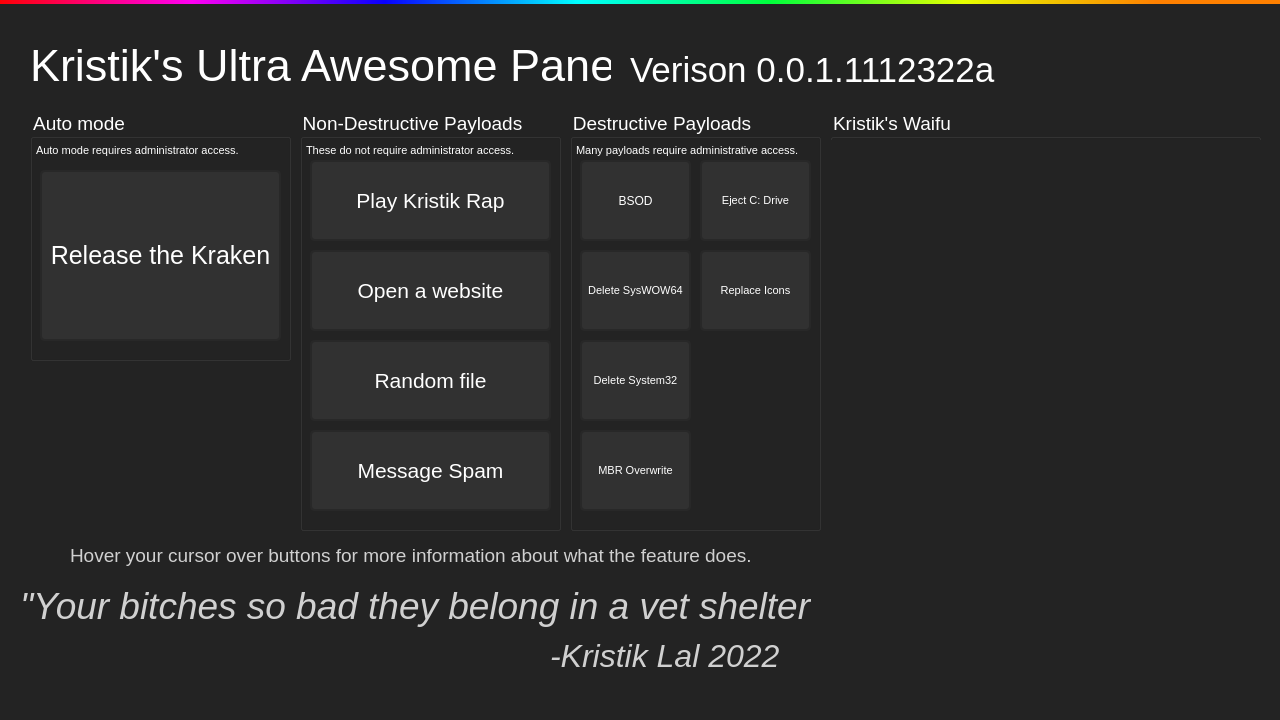
<?xml version="1.0" encoding="UTF-8"?>
<ui version="4.0">
 <class>MainWindow</class>
 <widget class="QMainWindow" name="MainWindow">
  <property name="enabled">
   <bool>true</bool>
  </property>
  <property name="geometry">
   <rect>
    <x>0</x>
    <y>0</y>
    <width>1280</width>
    <height>720</height>
   </rect>
  </property>
  <property name="maximumSize">
   <size>
    <width>1280</width>
    <height>720</height>
   </size>
  </property>
  <property name="windowTitle">
   <string>Kristik's Ultra Awesome Panel</string>
  </property>
  <property name="windowIcon">
   <iconset>
    <normaloff>:/new/assets/icon.ico</normaloff>:/new/assets/icon.ico</iconset>
  </property>
  <property name="styleSheet">
   <string notr="true">background-color: rgb(35, 35, 35);</string>
  </property>
  <property name="toolButtonStyle">
   <enum>Qt::ToolButtonTextOnly</enum>
  </property>
  <widget class="QWidget" name="centralwidget">
   <widget class="QWidget" name="widget" native="true">
    <property name="geometry">
     <rect>
      <x>0</x>
      <y>0</y>
      <width>1281</width>
      <height>4</height>
     </rect>
    </property>
    <property name="styleSheet">
     <string notr="true">background-color: qlineargradient(spread:pad, x1:0 y1:0, x2:1 y2:0, stop:0 rgb(255, 0, 4), stop:0.15 rgb(255, 0, 242), stop:0.30 rgb(8, 0, 255), stop:0.45 rgb(0, 255, 255), stop:0.60 rgb(0, 255, 60), stop:0.75 rgb(230, 255, 0), stop:0.90 rgb(255, 128, 0));

</string>
    </property>
   </widget>
   <widget class="QPushButton" name="aboutButton">
    <property name="geometry">
     <rect>
      <x>1250</x>
      <y>5</y>
      <width>31</width>
      <height>31</height>
     </rect>
    </property>
    <property name="styleSheet">
     <string notr="true">

QPushButton {
	border: none;
	background: transparent;
}

QPushButton::hover {
	background-color: rgb(109, 109, 109);
}</string>
    </property>
    <property name="text">
     <string/>
    </property>
    <property name="icon">
     <iconset>
      <normaloff>:/new/assets/Untitled-2.png</normaloff>:/new/assets/Untitled-2.png</iconset>
    </property>
    <property name="iconSize">
     <size>
      <width>24</width>
      <height>24</height>
     </size>
    </property>
   </widget>
   <widget class="QGroupBox" name="destruct">
    <property name="geometry">
     <rect>
      <x>570</x>
      <y>110</y>
      <width>251</width>
      <height>421</height>
     </rect>
    </property>
    <property name="font">
     <font>
      <pointsize>14</pointsize>
     </font>
    </property>
    <property name="styleSheet">
     <string notr="true">color: rgb(255, 255, 255);</string>
    </property>
    <property name="title">
     <string>Destructive Payloads</string>
    </property>
    <widget class="QPushButton" name="bsodButton">
     <property name="geometry">
      <rect>
       <x>10</x>
       <y>50</y>
       <width>111</width>
       <height>81</height>
      </rect>
     </property>
     <property name="toolTip">
      <string>&lt;html&gt;&lt;head/&gt;&lt;body&gt;&lt;p&gt;Blue Screens the computer by invoking NtRaiseHardError. This will not &amp;quot;destroy&amp;quot; your computer, but it isn't very good for your RAM.&lt;/p&gt;&lt;/body&gt;&lt;/html&gt;</string>
     </property>
     <property name="whatsThis">
      <string>&lt;html&gt;&lt;head/&gt;&lt;body&gt;&lt;p&gt;&lt;br/&gt;&lt;/p&gt;&lt;/body&gt;&lt;/html&gt;</string>
     </property>
     <property name="styleSheet">
      <string notr="true">
QPushButton {
	background-color: rgb(49, 49, 49);
	color: rgb(255, 255, 255);
	border-style: solid;
	border-color: rgb(40, 40, 40);
	border-width: 2px;
	border-radius: 5px;
}

QPushButton::hover {
	background-color: rgb(109, 109, 109);
}

QPushButton::pressed {
	background-color: rgb(49, 49, 49);
}

QToolTip {
	color: #ffffff;
	background-color: rgb(49, 49, 49); 
	border: 1px; 
}</string>
     </property>
     <property name="text">
      <string>BSOD</string>
     </property>
     <property name="checkable">
      <bool>false</bool>
     </property>
    </widget>
    <widget class="QLabel" name="label">
     <property name="geometry">
      <rect>
       <x>6</x>
       <y>30</y>
       <width>231</width>
       <height>20</height>
      </rect>
     </property>
     <property name="font">
      <font>
       <pointsize>8</pointsize>
      </font>
     </property>
     <property name="styleSheet">
      <string notr="true">color: rgb(255, 255, 255);</string>
     </property>
     <property name="text">
      <string>Many payloads require administrative access.</string>
     </property>
    </widget>
    <widget class="QPushButton" name="syswowButton">
     <property name="geometry">
      <rect>
       <x>10</x>
       <y>140</y>
       <width>111</width>
       <height>81</height>
      </rect>
     </property>
     <property name="font">
      <font>
       <pointsize>8</pointsize>
      </font>
     </property>
     <property name="toolTip">
      <string>&lt;html&gt;&lt;head/&gt;&lt;body&gt;&lt;p&gt;This will delete ALL 32-bit Windows libraries, DLLs, and programs.&lt;/p&gt;&lt;p&gt;Requires Administrator access.&lt;/p&gt;&lt;/body&gt;&lt;/html&gt;</string>
     </property>
     <property name="styleSheet">
      <string notr="true">
QPushButton {
	background-color: rgb(49, 49, 49);
	color: rgb(255, 255, 255);
	border-style: solid;
	border-color: rgb(40, 40, 40);
	border-width: 2px;
	border-radius: 5px;
}

QPushButton::hover {
	background-color: rgb(109, 109, 109);
}

QPushButton::pressed {
	background-color: rgb(49, 49, 49);
}

QToolTip {
	color: #ffffff;
	background-color: rgb(49, 49, 49); 
	border: 1px; 
}</string>
     </property>
     <property name="text">
      <string>Delete SysWOW64</string>
     </property>
    </widget>
    <widget class="QPushButton" name="sys32Button">
     <property name="geometry">
      <rect>
       <x>10</x>
       <y>230</y>
       <width>111</width>
       <height>81</height>
      </rect>
     </property>
     <property name="font">
      <font>
       <pointsize>8</pointsize>
      </font>
     </property>
     <property name="toolTip">
      <string>&lt;html&gt;&lt;head/&gt;&lt;body&gt;&lt;p&gt;This will delete ALL 64-bit Windows libraries, DLLs, and programs. &lt;/p&gt;&lt;p&gt;Requires Administrator access.&lt;/p&gt;&lt;/body&gt;&lt;/html&gt;</string>
     </property>
     <property name="styleSheet">
      <string notr="true">
QPushButton {
	background-color: rgb(49, 49, 49);
	color: rgb(255, 255, 255);
	border-style: solid;
	border-color: rgb(40, 40, 40);
	border-width: 2px;
	border-radius: 5px;
}

QPushButton::hover {
	background-color: rgb(109, 109, 109);
}

QPushButton::pressed {
	background-color: rgb(49, 49, 49);
}

QToolTip {
	color: #ffffff;
	background-color: rgb(49, 49, 49); 
	border: 1px; 
}</string>
     </property>
     <property name="text">
      <string>Delete System32</string>
     </property>
    </widget>
    <widget class="QPushButton" name="mbrButton">
     <property name="geometry">
      <rect>
       <x>10</x>
       <y>320</y>
       <width>111</width>
       <height>81</height>
      </rect>
     </property>
     <property name="font">
      <font>
       <pointsize>8</pointsize>
      </font>
     </property>
     <property name="toolTip">
      <string>&lt;html&gt;&lt;head/&gt;&lt;body&gt;&lt;p&gt;This will overwrite your Master Boot Record with NULL values (0). Do not press this unless you want to render your computer unbootable. Computers using UEFI boot modes (like GPTs) will not be affected with an MBR overwrite.&lt;/p&gt;&lt;p&gt;Requires Administrator access.&lt;/p&gt;&lt;/body&gt;&lt;/html&gt;</string>
     </property>
     <property name="styleSheet">
      <string notr="true">
QPushButton {
	background-color: rgb(49, 49, 49);
	color: rgb(255, 255, 255);
	border-style: solid;
	border-color: rgb(40, 40, 40);
	border-width: 2px;
	border-radius: 5px;
}

QPushButton::hover {
	background-color: rgb(109, 109, 109);
}

QPushButton::pressed {
	background-color: rgb(49, 49, 49);
}

QToolTip {
	color: #ffffff;
	background-color: rgb(49, 49, 49); 
	border: 1px; 
}</string>
     </property>
     <property name="text">
      <string>MBR Overwrite</string>
     </property>
    </widget>
    <widget class="QPushButton" name="nukeButton">
     <property name="geometry">
      <rect>
       <x>130</x>
       <y>50</y>
       <width>111</width>
       <height>81</height>
      </rect>
     </property>
     <property name="font">
      <font>
       <pointsize>8</pointsize>
      </font>
     </property>
     <property name="toolTip">
      <string>&lt;html&gt;&lt;head/&gt;&lt;body&gt;&lt;p&gt;This will attempt to eject your C:\ Drive. This will ALSO delete your MBR. Only tested with SATA drives and may not be compatible with NVMe.&lt;/p&gt;&lt;p&gt;Requires Administrator access.&lt;/p&gt;&lt;/body&gt;&lt;/html&gt;</string>
     </property>
     <property name="styleSheet">
      <string notr="true">
QPushButton {
	background-color: rgb(49, 49, 49);
	color: rgb(255, 255, 255);
	border-style: solid;
	border-color: rgb(40, 40, 40);
	border-width: 2px;
	border-radius: 5px;
}

QPushButton::hover {
	background-color: rgb(109, 109, 109);
}

QPushButton::pressed {
	background-color: rgb(49, 49, 49);
}

QToolTip {
	color: #ffffff;
	background-color: rgb(49, 49, 49); 
	border: 1px; 
}</string>
     </property>
     <property name="text">
      <string>Eject C: Drive</string>
     </property>
    </widget>
    <widget class="QPushButton" name="repiconButton">
     <property name="geometry">
      <rect>
       <x>130</x>
       <y>140</y>
       <width>111</width>
       <height>81</height>
      </rect>
     </property>
     <property name="font">
      <font>
       <pointsize>8</pointsize>
      </font>
     </property>
     <property name="toolTip">
      <string>&lt;html&gt;&lt;head/&gt;&lt;body&gt;&lt;p&gt;This will attempt to repalce all standard Windows icons to the glorious Kristik Lal. This is NOT reversable, so please be wise about your choice!&lt;/p&gt;&lt;p&gt;Requires Administrator access.&lt;/p&gt;&lt;/body&gt;&lt;/html&gt;</string>
     </property>
     <property name="styleSheet">
      <string notr="true">
QPushButton {
	background-color: rgb(49, 49, 49);
	color: rgb(255, 255, 255);
	border-style: solid;
	border-color: rgb(40, 40, 40);
	border-width: 2px;
	border-radius: 5px;
}

QPushButton::hover {
	background-color: rgb(109, 109, 109);
}

QPushButton::pressed {
	background-color: rgb(49, 49, 49);
}

QToolTip {
	color: #ffffff;
	background-color: rgb(49, 49, 49); 
	border: 1px; 
}</string>
     </property>
     <property name="text">
      <string>Replace Icons</string>
     </property>
    </widget>
   </widget>
   <widget class="QLabel" name="titleLabel">
    <property name="geometry">
     <rect>
      <x>30</x>
      <y>40</y>
      <width>581</width>
      <height>51</height>
     </rect>
    </property>
    <property name="font">
     <font>
      <pointsize>34</pointsize>
     </font>
    </property>
    <property name="styleSheet">
     <string notr="true">color: rgb(255, 255, 255);</string>
    </property>
    <property name="text">
     <string>Kristik's Ultra Awesome Panel</string>
    </property>
   </widget>
   <widget class="QLabel" name="titleLabel_2">
    <property name="geometry">
     <rect>
      <x>630</x>
      <y>39</y>
      <width>451</width>
      <height>61</height>
     </rect>
    </property>
    <property name="font">
     <font>
      <pointsize>26</pointsize>
     </font>
    </property>
    <property name="styleSheet">
     <string notr="true">color: rgb(255, 255, 255);</string>
    </property>
    <property name="text">
     <string>Verison 0.0.1.1112322a</string>
    </property>
   </widget>
   <widget class="QGroupBox" name="funny">
    <property name="geometry">
     <rect>
      <x>300</x>
      <y>110</y>
      <width>261</width>
      <height>421</height>
     </rect>
    </property>
    <property name="font">
     <font>
      <pointsize>14</pointsize>
     </font>
    </property>
    <property name="styleSheet">
     <string notr="true">color: rgb(255, 255, 255);</string>
    </property>
    <property name="title">
     <string>Non-Destructive Payloads</string>
    </property>
    <widget class="QPushButton" name="rapButton">
     <property name="geometry">
      <rect>
       <x>10</x>
       <y>50</y>
       <width>241</width>
       <height>81</height>
      </rect>
     </property>
     <property name="font">
      <font>
       <pointsize>16</pointsize>
      </font>
     </property>
     <property name="toolTip">
      <string>&lt;html&gt;&lt;head/&gt;&lt;body&gt;&lt;p&gt;Plays MC Krab's newest hot single, Indian Scam Grind. Press once to play, press again to stop.&lt;/p&gt;&lt;/body&gt;&lt;/html&gt;</string>
     </property>
     <property name="whatsThis">
      <string>&lt;html&gt;&lt;head/&gt;&lt;body&gt;&lt;p&gt;&lt;br/&gt;&lt;/p&gt;&lt;/body&gt;&lt;/html&gt;</string>
     </property>
     <property name="styleSheet">
      <string notr="true">
QPushButton {
	background-color: rgb(49, 49, 49);
	color: rgb(255, 255, 255);
	border-style: solid;
	border-color: rgb(40, 40, 40);
	border-width: 2px;
	border-radius: 5px;
}

QPushButton::hover {
	background-color: rgb(109, 109, 109);
}

QPushButton::pressed {
	background-color: rgb(49, 49, 49);
}

QToolTip {
	color: #ffffff;
	background-color: rgb(49, 49, 49); 
	border: 1px; 
}</string>
     </property>
     <property name="text">
      <string>Play Kristik Rap</string>
     </property>
     <property name="checkable">
      <bool>false</bool>
     </property>
    </widget>
    <widget class="QPushButton" name="siteButton">
     <property name="geometry">
      <rect>
       <x>10</x>
       <y>140</y>
       <width>241</width>
       <height>81</height>
      </rect>
     </property>
     <property name="font">
      <font>
       <pointsize>16</pointsize>
      </font>
     </property>
     <property name="toolTip">
      <string>&lt;html&gt;&lt;head/&gt;&lt;body&gt;&lt;p&gt;Opens a random website using your browser.&lt;/p&gt;&lt;/body&gt;&lt;/html&gt;</string>
     </property>
     <property name="styleSheet">
      <string notr="true">
QPushButton {
	background-color: rgb(49, 49, 49);
	color: rgb(255, 255, 255);
	border-style: solid;
	border-color: rgb(40, 40, 40);
	border-width: 2px;
	border-radius: 5px;
}

QPushButton::hover {
	background-color: rgb(109, 109, 109);
}

QPushButton::pressed {
	background-color: rgb(49, 49, 49);
}

QToolTip {
	color: #ffffff;
	background-color: rgb(49, 49, 49); 
	border: 1px; 
}</string>
     </property>
     <property name="text">
      <string>Open a website</string>
     </property>
    </widget>
    <widget class="QPushButton" name="ranfileButton">
     <property name="geometry">
      <rect>
       <x>10</x>
       <y>230</y>
       <width>241</width>
       <height>81</height>
      </rect>
     </property>
     <property name="font">
      <font>
       <pointsize>16</pointsize>
      </font>
     </property>
     <property name="toolTip">
      <string>&lt;html&gt;&lt;head/&gt;&lt;body&gt;&lt;p&gt;Extracts a random file onto your desktop.&lt;/p&gt;&lt;/body&gt;&lt;/html&gt;</string>
     </property>
     <property name="styleSheet">
      <string notr="true">
QPushButton {
	background-color: rgb(49, 49, 49);
	color: rgb(255, 255, 255);
	border-style: solid;
	border-color: rgb(40, 40, 40);
	border-width: 2px;
	border-radius: 5px;
}

QPushButton::hover {
	background-color: rgb(109, 109, 109);
}

QPushButton::pressed {
	background-color: rgb(49, 49, 49);
}

QToolTip {
	color: #ffffff;
	background-color: rgb(49, 49, 49); 
	border: 1px; 
}</string>
     </property>
     <property name="text">
      <string>Random file</string>
     </property>
     <property name="checkable">
      <bool>false</bool>
     </property>
     <property name="autoRepeat">
      <bool>false</bool>
     </property>
     <property name="autoRepeatDelay">
      <number>10</number>
     </property>
     <property name="autoRepeatInterval">
      <number>1</number>
     </property>
    </widget>
    <widget class="QPushButton" name="spamButton">
     <property name="geometry">
      <rect>
       <x>10</x>
       <y>320</y>
       <width>241</width>
       <height>81</height>
      </rect>
     </property>
     <property name="font">
      <font>
       <pointsize>16</pointsize>
      </font>
     </property>
     <property name="toolTip">
      <string>&lt;html&gt;&lt;head/&gt;&lt;body&gt;&lt;p&gt;This will display a bunch of message boxes until the program crashes.&lt;/p&gt;&lt;/body&gt;&lt;/html&gt;</string>
     </property>
     <property name="styleSheet">
      <string notr="true">
QPushButton {
	background-color: rgb(49, 49, 49);
	color: rgb(255, 255, 255);
	border-style: solid;
	border-color: rgb(40, 40, 40);
	border-width: 2px;
	border-radius: 5px;
}

QPushButton::hover {
	background-color: rgb(109, 109, 109);
}

QPushButton::pressed {
	background-color: rgb(49, 49, 49);
}

QToolTip {
	color: #ffffff;
	background-color: rgb(49, 49, 49); 
	border: 1px; 
}</string>
     </property>
     <property name="text">
      <string>Message Spam</string>
     </property>
     <property name="checkable">
      <bool>false</bool>
     </property>
     <property name="autoRepeat">
      <bool>true</bool>
     </property>
     <property name="autoRepeatDelay">
      <number>10</number>
     </property>
     <property name="autoRepeatInterval">
      <number>1</number>
     </property>
    </widget>
    <widget class="QLabel" name="label_2">
     <property name="geometry">
      <rect>
       <x>6</x>
       <y>30</y>
       <width>241</width>
       <height>20</height>
      </rect>
     </property>
     <property name="font">
      <font>
       <pointsize>8</pointsize>
      </font>
     </property>
     <property name="styleSheet">
      <string notr="true">color: rgb(255, 255, 255);</string>
     </property>
     <property name="text">
      <string>These do not require administrator access.</string>
     </property>
    </widget>
   </widget>
   <widget class="QGroupBox" name="auto_2">
    <property name="geometry">
     <rect>
      <x>30</x>
      <y>110</y>
      <width>261</width>
      <height>251</height>
     </rect>
    </property>
    <property name="font">
     <font>
      <pointsize>14</pointsize>
     </font>
    </property>
    <property name="styleSheet">
     <string notr="true">color: rgb(255, 255, 255);</string>
    </property>
    <property name="title">
     <string>Auto mode</string>
    </property>
    <widget class="QPushButton" name="auNDesButton">
     <property name="geometry">
      <rect>
       <x>10</x>
       <y>60</y>
       <width>241</width>
       <height>171</height>
      </rect>
     </property>
     <property name="font">
      <font>
       <pointsize>19</pointsize>
      </font>
     </property>
     <property name="toolTip">
      <string>&lt;html&gt;&lt;head/&gt;&lt;body&gt;&lt;p&gt;&lt;span style=&quot; font-size:9pt;&quot;&gt;Automates through all the destructive payloads. Requires Administrator access.&lt;/span&gt;&lt;/p&gt;&lt;/body&gt;&lt;/html&gt;</string>
     </property>
     <property name="styleSheet">
      <string notr="true">
QPushButton {
	background-color: rgb(49, 49, 49);
	color: rgb(255, 255, 255);
	border-style: solid;
	border-color: rgb(40, 40, 40);
	border-width: 2px;
	border-radius: 5px;
}

QPushButton::hover {
	background-color: rgb(109, 109, 109);
}

QPushButton::pressed {
	background-color: rgb(49, 49, 49);
}

QToolTip {
	color: #ffffff;
	background-color: rgb(49, 49, 49); 
	border: 1px; 
}</string>
     </property>
     <property name="text">
      <string>Release the Kraken</string>
     </property>
     <property name="checkable">
      <bool>false</bool>
     </property>
     <property name="checked">
      <bool>false</bool>
     </property>
    </widget>
    <widget class="QLabel" name="note">
     <property name="geometry">
      <rect>
       <x>6</x>
       <y>30</y>
       <width>251</width>
       <height>20</height>
      </rect>
     </property>
     <property name="font">
      <font>
       <pointsize>8</pointsize>
      </font>
     </property>
     <property name="styleSheet">
      <string notr="true">color: rgb(255, 255, 255);</string>
     </property>
     <property name="text">
      <string>Auto mode requires administrator access.</string>
     </property>
    </widget>
   </widget>
   <widget class="QGroupBox" name="waifu">
    <property name="geometry">
     <rect>
      <x>830</x>
      <y>110</y>
      <width>431</width>
      <height>601</height>
     </rect>
    </property>
    <property name="font">
     <font>
      <pointsize>14</pointsize>
     </font>
    </property>
    <property name="styleSheet">
     <string notr="true">color: rgb(255, 255, 255);</string>
    </property>
    <property name="title">
     <string>Kristik's Waifu</string>
    </property>
    <widget class="QLabel" name="waifuImg">
     <property name="geometry">
      <rect>
       <x>-680</x>
       <y>30</y>
       <width>1181</width>
       <height>711</height>
      </rect>
     </property>
     <property name="text">
      <string/>
     </property>
     <property name="pixmap">
      <pixmap>:/new/assets/828580_screenshots_20180504011307.jpg</pixmap>
     </property>
    </widget>
   </widget>
   <widget class="QLabel" name="label_5">
    <property name="geometry">
     <rect>
      <x>70</x>
      <y>540</y>
      <width>701</width>
      <height>31</height>
     </rect>
    </property>
    <property name="font">
     <font>
      <pointsize>14</pointsize>
     </font>
    </property>
    <property name="styleSheet">
     <string notr="true">color: rgb(208, 208, 208);</string>
    </property>
    <property name="text">
     <string>Hover your cursor over buttons for more information about what the feature does.</string>
    </property>
   </widget>
   <widget class="QLabel" name="label_6">
    <property name="geometry">
     <rect>
      <x>20</x>
      <y>580</y>
      <width>791</width>
      <height>51</height>
     </rect>
    </property>
    <property name="font">
     <font>
      <pointsize>28</pointsize>
      <italic>true</italic>
     </font>
    </property>
    <property name="styleSheet">
     <string notr="true">color: rgb(208, 208, 208);</string>
    </property>
    <property name="text">
     <string>&quot;Your bitches so bad they belong in a vet shelter&quot;</string>
    </property>
   </widget>
   <widget class="QLabel" name="label_7">
    <property name="geometry">
     <rect>
      <x>550</x>
      <y>630</y>
      <width>281</width>
      <height>51</height>
     </rect>
    </property>
    <property name="font">
     <font>
      <pointsize>24</pointsize>
      <italic>true</italic>
     </font>
    </property>
    <property name="styleSheet">
     <string notr="true">color: rgb(208, 208, 208);</string>
    </property>
    <property name="text">
     <string>-Kristik Lal 2022</string>
    </property>
   </widget>
  </widget>
 </widget>
 <resources/>
 <connections/>
</ui>
